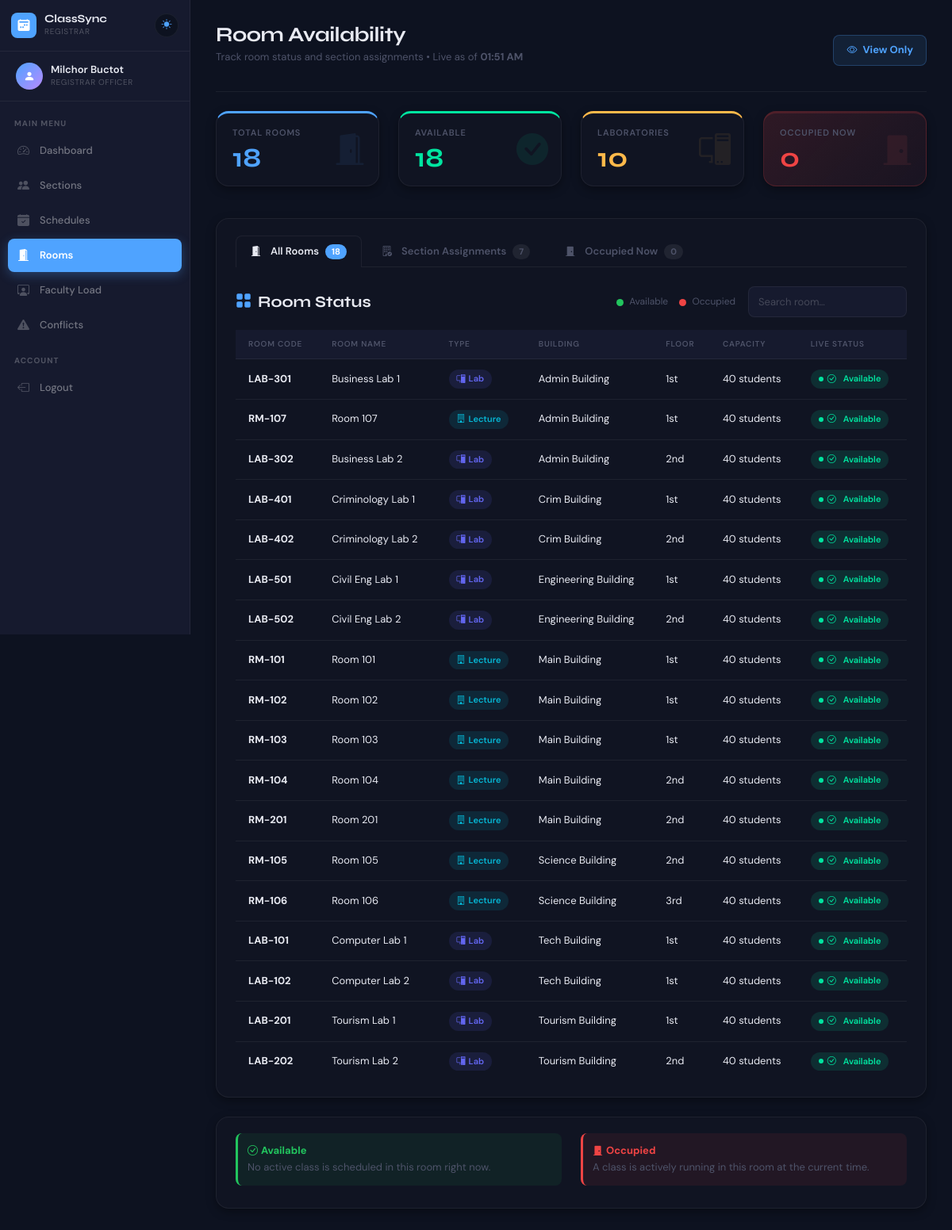
The app's page /registrar/rooms.php (signed in) with its own data.
### tables this page shows
CREATE TABLE `rooms` (
  `room_id` int(11) NOT NULL,
  `room_code` varchar(20) NOT NULL,
  `room_name` varchar(100) NOT NULL,
  `room_type` enum('Lecture','Laboratory','Conference','Auditorium') NOT NULL,
  `building` varchar(50) NOT NULL,
  `floor` varchar(10) DEFAULT NULL,
  `capacity` int(11) NOT NULL,
  `status` enum('Available','Maintenance') DEFAULT 'Available',
  `created_at` timestamp NOT NULL DEFAULT current_timestamp(),
  `updated_at` timestamp NOT NULL DEFAULT current_timestamp() ON UPDATE current_timestamp(),
  `allowed_program` varchar(50) DEFAULT NULL
);

### registrar/rooms.php (the view, shortened to what this page needs)
<?php
require_once 'includes/auth.php'; require_once '../config/db.php';
$pht_day  = date('l');
$pht_time = date('H:i:s');
$total_rooms = 0;
$result = $conn->query("SELECT COUNT(*) as total FROM rooms");
if ($result && $row = $result->fetch_assoc()) $total_rooms = $row['total'];
$available_rooms = 0;
$result = $conn->query("SELECT COUNT(*) as total FROM rooms WHERE status='Available'");
if ($result && $row = $result->fetch_assoc()) $available_rooms = $row['total'];
$labs = 0;
$result = $conn->query("SELECT COUNT(*) as total FROM rooms WHERE room_type='Laboratory'");
if ($result && $row = $result->fetch_assoc()) $labs = $row['total'];
$result = $conn->query("SELECT COUNT(*) as total FROM rooms WHERE room_type='Lecture'");
if ($result && $row = $result->fetch_assoc()) $lectures = $row['total'];
$occupied_now = 0;
$occ_result   = $conn->query("
    SELECT COUNT(DISTINCT s.room_id) AS total
    FROM schedules s
    JOIN academic_terms t ON s.term_id = t.term_id
    WHERE s.status      = 'Active'
      AND t.is_active   = 1
      AND s.day_of_week = '$pht_day'
      AND s.start_time <= '$pht_time'
      AND s.end_time   >  '$pht_time'
      AND s.room_id IS NOT NULL
");
if ($occ_result && $row = $occ_result->fetch_assoc()) $occupied_now = $row['total'];
$rooms = $conn->query("
    SELECT r.*,
        CASE
            WHEN EXISTS (
                SELECT 1 FROM schedules s
                JOIN academic_terms t ON s.term_id = t.term_id
                WHERE s.room_id     = r.room_id
                  AND s.status      = 'Active'
                  AND t.is_active   = 1
                  AND s.day_of_week = '$pht_day'
                  AND s.start_time <= '$pht_time'
                  AND s.end_time   >  '$pht_time'
            ) THEN 'Occupied'
            ELSE 'Available'
        END AS live_status
    FROM rooms r
    ORDER BY r.building, r.floor, r.room_code
");
$assigned_rooms = $conn->query("
    SELECT ra.assignment_id,
           s.section_name, s.program,
           r.room_id, r.room_code, r.room_name,
           r.building, r.floor, r.room_type
    FROM room_assignments ra
    JOIN sections s ON ra.section_id = s.section_id
    JOIN rooms    r ON ra.room_id    = r.room_id
    ORDER BY s.section_name
");
$assigned_count = $assigned_rooms ? $assigned_rooms->num_rows : 0;
$occupied_rows = $conn->query("
    SELECT r.room_id, r.room_code, r.room_name, r.building, r.floor, r.room_type,
           sec.section_name, sec.program,
           sub.subject_name, sub.subject_code,
           CONCAT(f.first_name, ' ', f.last_name) AS faculty_name,
           s.start_time, s.end_time
    FROM schedules s
    JOIN rooms    r   ON s.room_id    = r.room_id
    JOIN sections sec ON s.section_id = sec.section_id
    JOIN subjects sub ON s.subject_id = sub.subject_id
    JOIN faculty  f   ON s.faculty_id = f.faculty_id
    JOIN academic_terms t ON s.term_id = t.term_id
    WHERE s.status      = 'Active'
      AND t.is_active   = 1
      AND s.day_of_week = '$pht_day'
      AND s.start_time <= '$pht_time'
      AND s.end_time   >  '$pht_time'
      AND s.room_id IS NOT NULL
    ORDER BY r.building, r.floor, r.room_code
");
$occupied_count = $occupied_rows ? $occupied_rows->num_rows : 0;
$active_tab = $_GET['tab'] ?? 'all';
?>
<?php include '../includes/header.php'; ?>
<?php include 'includes/sidebar.php'; ?>
<div class="main-content">
    <div class="page-header d-flex justify-content-between align-items-center">
        <div>
            <h1>Room Availability</h1>
            <p>Track room status and section assignments &bull; Live as of <strong><?= date('h:i A', strtotime($pht_time)) ?></strong></p>
        </div>
        <div class="registrar-access-badge">
            <i class="bi bi-eye me-1"></i> View Only
        </div>
    </div>
    <div class="row mb-4">
        <div class="col-md-3 mb-3">
            <div class="stats-card blue">
                <h3>Total Rooms</h3>
                <div class="number"><?= $total_rooms ?></div>
                <i class="bi bi-door-open-fill icon"></i>
            </div>
        </div>
        <div class="col-md-3 mb-3">
            <div class="stats-card green">
                <h3>Available</h3>
                <div class="number"><?= $available_rooms ?></div>
                <i class="bi bi-check-circle-fill icon"></i>
            </div>
        </div>
        <div class="col-md-3 mb-3">
            <div class="stats-card orange">
                <h3>Laboratories</h3>
                <div class="number"><?= $labs ?></div>
                <i class="bi bi-pc-display icon"></i>
            </div>
        </div>
        <div class="col-md-3 mb-3">
            <div class="stats-card red">
                <h3>Occupied Now</h3>
                <div class="number"><?= $occupied_now ?></div>
                <i class="bi bi-door-closed-fill icon"></i>
            </div>
        </div>
    </div>
    <div class="content-card">
        <div class="room-tabs mb-4">
            <a href="?tab=all" class="room-tab <?= $active_tab === 'all' ? 'active' : '' ?>">
                <i class="bi bi-door-open-fill me-1"></i> All Rooms
                <span class="tab-count"><?= $total_rooms ?></span>
            </a>
            <a href="?tab=assigned" class="room-tab <?= $active_tab === 'assigned' ? 'active' : '' ?>">
                <i class="bi bi-building-check me-1"></i> Section Assignments
                <span class="tab-count"><?= $assigned_count ?></span>
            </a>
            <a href="?tab=occupied" class="room-tab <?= $active_tab === 'occupied' ? 'active' : '' ?>">
                <i class="bi bi-door-closed-fill me-1"></i> Occupied Now
                <span class="tab-count <?= $occupied_count > 0 ? 'tab-count-red' : '' ?>"><?= $occupied_count ?></span>
            </a>
        </div>
        <?php if ($active_tab === 'all'): ?>
        <div class="d-flex justify-content-between align-items-center mb-3">
            <h5 style="color:var(--text-primary); font-weight:700; margin:0;">
                <i class="bi bi-grid-fill me-2" style="color:var(--accent);"></i>Room Status
            </h5>
            <div class="d-flex align-items-center gap-3">
                <div class="live-legend">
                    <span><span class="legend-dot" style="background:#22c55e;"></span> Available</span>
                    <span><span class="legend-dot" style="background:#ef4444;"></span> Occupied</span>
                </div>
                <input type="text" id="roomSearch" class="form-control form-control-sm"
                    placeholder="Search room…" style="width:200px;" oninput="filterRooms()">
            </div>
        </div>
        <div class="table-responsive">
            <table class="custom-table" id="roomTable">
                <thead>
                    <tr>
                        <th>Room Code</th>
                        <th>Room Name</th>
                        <th>Type</th>
                        <th>Building</th>
                        <th>Floor</th>
                        <th>Capacity</th>
                        <th>Live Status</th>
                    </tr>
                </thead>
                <tbody id="roomTbody">
                    <?php if ($rooms && $rooms->num_rows > 0):
                        while ($room = $rooms->fetch_assoc()): ?>
                    <tr>
                        <td><strong><?= htmlspecialchars($room['room_code']) ?></strong></td>
                        <td><?= htmlspecialchars($room['room_name']) ?></td>
                        <td>
                            <?php if ($room['room_type'] === 'Laboratory'): ?>
                                <span class="type-badge lab">
                                    <i class="bi bi-pc-display me-1"></i>Lab
                                </span>
                            <?php else: ?>
                                <span class="type-badge lecture">
                                    <i class="bi bi-building me-1"></i>Lecture
                                </span>
                            <?php endif; ?>
                        </td>
                        <td><?= htmlspecialchars($room['building']) ?></td>
                        <td><?= htmlspecialchars($room['floor']) ?></td>
                        <td><?= $room['capacity'] ?> students</td>
                        <td>
                            <?php if ($room['live_status'] === 'Occupied'): ?>
                                <span class="badge-danger">
                                    <i class="bi bi-door-closed-fill me-1"></i>Occupied
                                </span>
                            <?php else: ?>
                                <span class="badge-success">
                                    <i class="bi bi-check-circle me-1"></i>Available
                                </span>
                            <?php endif; ?>
                        </td>
                    </tr>
                    <?php endwhile; else: ?>
                    <tr><td colspan="7" class="text-center py-3">No rooms found.</td></tr>
                    <?php endif; ?>
                </tbody>
            </table>
        </div>
        <?php endif; ?>
    </div>
    <div class="content-card mt-4" style="font-size:13px;">
        <div class="row">
            <div class="col-md-6 mb-2">
                <div style="padding:12px; background:rgba(34,197,94,0.08); border-radius:8px; border-left:3px solid #22c55e;">
                    <strong style="color:#22c55e;"><i class="bi bi-check-circle me-1"></i>Available</strong><br>
                    <span style="color:var(--text-secondary);">No active class is scheduled in this room right now.</span>
                </div>
            </div>
            <div class="col-md-6 mb-2">
                <div style="padding:12px; background:rgba(239,68,68,0.08); border-radius:8px; border-left:3px solid #ef4444;">
                    <strong style="color:#ef4444;"><i class="bi bi-door-closed-fill me-1"></i>Occupied</strong><br>
                    <span style="color:var(--text-secondary);">A class is actively running in this room at the current time.</span>
                </div>
            </div>
        </div>
    </div>
</div>
<?php include '../includes/footer.php'; ?>

### registrar/rooms.php (style rules this page uses)
.registrar-access-badge { background: rgba(79,163,255,0.1); border: 1px solid rgba(79,163,255,0.25); color: var(--accent); padding: 8px 16px; border-radius: 8px; font-size: 13px; font-weight: 700; }
.room-tabs { display: flex; gap: 6px; border-bottom: 1px solid var(--color-border); padding-bottom: 0; margin-bottom: 20px; }
.room-tab { padding: 9px 18px; border-radius: 8px 8px 0 0; font-size: 13px; font-weight: 600; color: var(--text-secondary); text-decoration: none; border: 1px solid transparent; border-bottom: none; display: flex; align-items: center; gap: 8px; transition: all 0.15s; position: relative; bottom: -1px; font-family: var(--font-body); }
.room-tab.active { color: var(--text-primary); background: var(--color-surface); border-color: var(--color-border); border-bottom-color: var(--color-surface); }
.tab-count { background: rgba(255,255,255,0.07); color: var(--text-secondary); border-radius: 20px; padding: 1px 8px; font-size: 11px; font-weight: 700; }
.room-tab.active .tab-count { background: var(--accent); color: #fff; }
.type-badge { padding: 3px 10px; border-radius: 20px; font-size: 11px; font-weight: 600; display: inline-flex; align-items: center; }
.type-badge.lab { background: rgba(99,102,241,0.12); color: #6366f1; }
.type-badge.lecture { background: rgba(6,182,212,0.12); color: #06b6d4; }
.live-legend { display: flex; gap: 14px; font-size: 12px; color: var(--text-secondary); align-items: center; }
.legend-dot { display: inline-block; width: 9px; height: 9px; border-radius: 50%; margin-right: 4px; vertical-align: middle; }
.stats-card.red { background: linear-gradient(135deg, rgba(239,68,68,0.15), rgba(239,68,68,0.05)); border-color: rgba(239,68,68,0.2); }
.stats-card.red .number { color: #ef4444; }

### records on screen
rooms: room_code "LAB-301", room_name "Business Lab 1", room_type "Laboratory" (drawn), building "Admin Building", floor "1st", capacity "40"
rooms: room_code "RM-107", room_name "Room 107", room_type "Lecture" (drawn), building "Admin Building", floor "1st", capacity "40"
rooms: room_code "LAB-302", room_name "Business Lab 2", room_type "Laboratory" (drawn), building "Admin Building", floor "2nd", capacity "40"
rooms: room_code "LAB-401", room_name "Criminology Lab 1", room_type "Laboratory" (drawn), building "Crim Building", floor "1st", capacity "40"
rooms: room_code "LAB-402", room_name "Criminology Lab 2", room_type "Laboratory" (drawn), building "Crim Building", floor "2nd", capacity "40"
rooms: room_code "LAB-501", room_name "Civil Eng Lab 1", room_type "Laboratory" (drawn), building "Engineering Building", floor "1st", capacity "40"
rooms: room_code "LAB-502", room_name "Civil Eng Lab 2", room_type "Laboratory" (drawn), building "Engineering Building", floor "2nd", capacity "40"
rooms: room_code "RM-101", room_name "Room 101", room_type "Lecture" (drawn), building "Main Building", floor "1st", capacity "40"
rooms: room_code "RM-102", room_name "Room 102", room_type "Lecture" (drawn), building "Main Building", floor "1st", capacity "40"
rooms: room_code "RM-103", room_name "Room 103", room_type "Lecture" (drawn), building "Main Building", floor "1st", capacity "40"
rooms: room_code "RM-104", room_name "Room 104", room_type "Lecture" (drawn), building "Main Building", floor "2nd", capacity "40"
rooms: room_code "RM-201", room_name "Room 201", room_type "Lecture" (drawn), building "Main Building", floor "2nd", capacity "40"
rooms: room_code "RM-105", room_name "Room 105", room_type "Lecture" (drawn), building "Science Building", floor "2nd", capacity "40"
rooms: room_code "RM-106", room_name "Room 106", room_type "Lecture" (drawn), building "Science Building", floor "3rd", capacity "40"
rooms: room_code "LAB-101", room_name "Computer Lab 1", room_type "Laboratory" (drawn), building "Tech Building", floor "1st", capacity "40"
rooms: room_code "LAB-102", room_name "Computer Lab 2", room_type "Laboratory" (drawn), building "Tech Building", floor "1st", capacity "40"
rooms: room_code "LAB-201", room_name "Tourism Lab 1", room_type "Laboratory" (drawn), building "Tourism Building", floor "1st", capacity "40"
rooms: room_code "LAB-202", room_name "Tourism Lab 2", room_type "Laboratory" (drawn), building "Tourism Building", floor "2nd", capacity "40"

### other values on screen
$_SESSION['full_name'] "Milchor Buctot"
date('h:i A', strtotime($pht_time)) "01:51 AM"
$total_rooms "18"
$available_rooms "18"
$labs "10"
$occupied_now "0"
$assigned_count "7"
$occupied_count "0"
